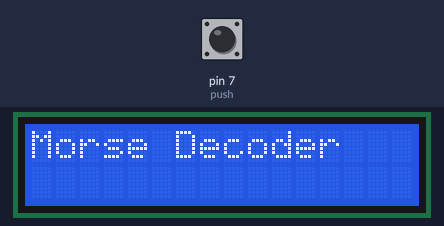
Recording of a sketch running on a simulated Arduino Uno, built with avr-gcc and run on an emulated ATmega328P. Shown: 16×2 character LCD. Inputs (shaded band) come from the test bench; at power-on: pin 7 (push) HIGH.

Above: at 0.1 s.
2.3 s: pin 7 (push) pulled LOW for 0.15 s
At 3.6 s:
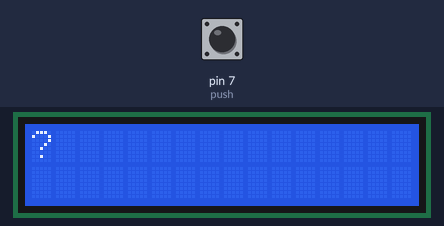
At 5.0 s:
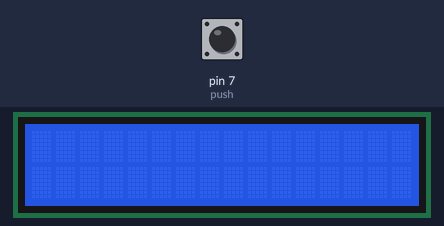
5.3 s: pin 7 (push) pulled LOW for 1 s
9.0 s: pin 7 (push) pulled LOW for 3.2 s
Timing chart, 0 to 12.0 s (numbered marks = the images above; inputs shaded):
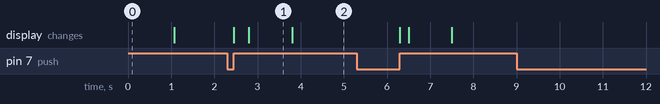

Measured:
- after the input at 2.3 s, the display: first changes after 0.15 s (image 1 shows a later state)
- what the display in image 1 shows lasts 1.0 s, from 2.8 s to 3.8 s

The sketch:

Morse_LCD.ino
```cpp
#include <LiquidCrystal.h>

LiquidCrystal lcd(12, 11, 5, 4, 3, 2);

int push = 7;
String morse = "";
unsigned long PressTime;

void setup() {
  pinMode(push, INPUT_PULLUP);

  lcd.begin(16, 2);
  lcd.print("Morse Decoder");
  delay(1000);
  lcd.clear();
}

void loop() {

  if (digitalRead(push) == LOW) {

    PressTime = millis();

    while (digitalRead(push) == LOW) {
    }

    long duration = millis() - PressTime;

    if (duration < 100) {
      morse += ".";
      lcd.setCursor(0, 0);
      lcd.print(morse);
    }
    else {
      morse += "-";
      lcd.setCursor(0, 0);
      lcd.print(morse);
    }

    delay(200);
  }

  if (morse.length() > 0 && millis() - PressTime > 500) {
    decodeMorse();
    morse = "";
  }
}

void decodeMorse() {

  lcd.clear();

  if (morse == ".-")
    lcd.print("A");
  else if (morse == ".")
    lcd.print("E");
  else if (morse == "..")
    lcd.print("I");
  else if (morse == "---")
    lcd.print("O");
  else if (morse == "..-")
    lcd.print("U");
  else
    lcd.print("?");

  delay(1000);
  lcd.clear();
}
```
